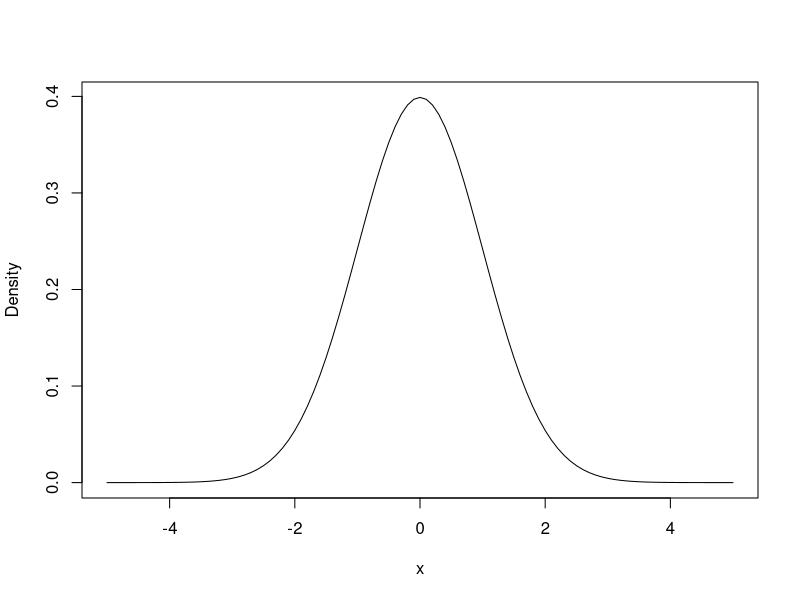

The R source for this figure:
## ---- chunk 1
set.seed(1984)
## ---- chunk 2
set.seed(1984)
hw_errors <- function(n){
  num_of_emails.df <- data.frame() #Creation of Empty Data Frame
for(i in 1:n){x_ind <- 0 #Indicator Variable
  x_ind <- sample(c(0,1),1,replace = TRUE, prob = c(0.8,0.2)) #Probability of Error in HW
if(x_ind == 1){num_of_emails.df <- rbind(num_of_emails.df, rpois(1,3))}
} #If there is an error what is the number of emails received with  
#respect to the poisson distrubution
no_emails_with_error <- sum(num_of_emails.df == 0) #Sum the number of 0 email occurances
return(no_emails_with_error/n) #Sum of the number of 0 emails weighted by the total  
##number of HW Solutions posted
    }

#Therefore, the probability of an error being in the solutions, yet no email   
#received about it, is about  
(1 - hw_errors(50000))
## ---- chunk 3
#Function to determine if number is odd
prob_geom_odd <- function(n, p){
geom.df <- data.frame(rgeom(n, p)) #Creation of a data frame with random draws
colnames(geom.df) <- c("Binary")
geom.binary.df <- (geom.df%%2!=0) #function to find the odd numbers
return(1-sum(geom.binary.df)/n) #returning the probability
}
prob_geom_odd(500000, 0.7)
## ---- chunk 4
curve(dnorm(x), from = -5, to = 5, ylab = "Density")
## ---- chunk 5
intergrand <- function(x){1/sqrt(2*pi)*exp(-(x^2/2))} #The pmf of the normal distrubution where N(0,1)

prob_0_0.5 <- integrate(intergrand, 0, 0.5) #from 0 to 0.5

prob_1.5_2.5 <- integrate(intergrand, 1.5, 2.5) #from 1.5 to 2.5

prob_3.5_4.5 <- integrate(intergrand, 3.5, 4.5) #from 3.5 to 4.5
  
#Prob of odd number

(1 - 2*(prob_0_0.5[["value"]] + prob_1.5_2.5[["value"]] + prob_3.5_4.5[["value"]]))

